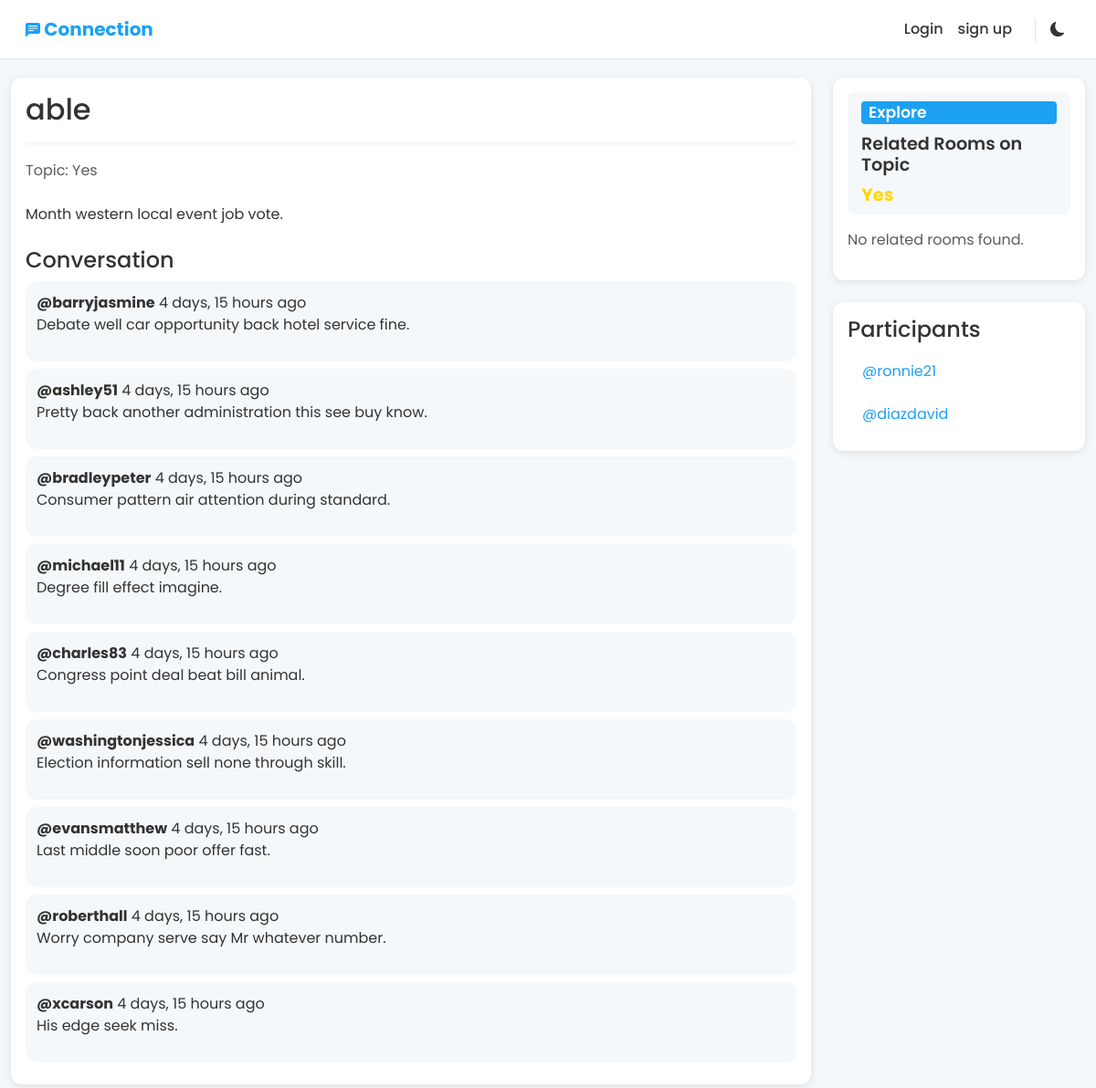
/room/251, run on the app's committed database.
### activities/models.py (models this page shows, shortened)
class Room(models.Model):
    host = models.ForeignKey(User, on_delete=models.SET_NULL, null=True)
    topic = models.ForeignKey(Topic, on_delete=models.SET_NULL, null=True)
    name = models.CharField(max_length=200)
    description = models.TextField(null=True, blank=True)
    participants = models.ManyToManyField(User, related_name='participants', blank=True)
    updated = models.DateTimeField(auto_now=True)
    created = models.DateTimeField(auto_now_add=True)
    class Meta:
        ordering = ['-updated', '-created']

class Topic(models.Model):
    name = models.CharField(max_length=200, unique=True)

class Message(models.Model):
    user = models.ForeignKey(User, on_delete=models.CASCADE)
    room = models.ForeignKey(Room, on_delete=models.CASCADE)
    body = models.TextField()
    updated = models.DateTimeField(auto_now=True)
    created = models.DateTimeField(auto_now_add=True)
    class Meta:
        ordering = ['-updated', '-created']

### activities/views.py (the view, shortened to what this page needs)
# urls.py: path('room/<int:pk>', views.room, name='room'),
def room(request, pk):
    room = Room.objects.get(id=pk)
    messages = room.message_set.all().order_by('-created')
    participants = room.participants.all()
    liked_rooms = set()
    liked_messages = set()
    if request.user.is_authenticated:
        liked_rooms = set(RoomLike.objects.filter(user=request.user).values_list('room_id', flat=True))
        liked_messages = set(MessageLike.objects.filter(user=request.user).values_list('message_id', flat=True))
    related_rooms = Room.objects.filter(topic=room.topic).exclude(id=pk).order_by('-updated')[:5]
    context = {
        'room': room,
        'messages': messages,
        'participants':participants,
        'related_rooms':related_rooms,
        'liked_rooms': liked_rooms,
        'liked_messages': liked_messages,
    }
    return render(request, 'activities/room.html', context)

### activities/templates/activities/room.html (shortened to what this page needs)
{% extends 'main.html' %}
{% load widget_tweaks %}
{% block content %}
<div class="row justify-content-center">
    <div class="col-md-9">
        <div class="card">
            <div class="card-body">
                <h2 class="card-title">{{ room.name }}</h2>
                <hr class="border border-2 opacity-62">
                <p class="card-text text-muted">Topic: {{ room.topic.name }}</p>
                <p class="card-text" style="padding: 8px 0;">{{ room.description }}</p>
                <h4>Conversation</h4>
                {% for message in messages %}
                    <div class="message">
                        <div class="d-flex justify-content-between align-items-center">
                            <p class="mb-0"><strong>@{{ message.user }}</strong> {{ message.created|timesince }} ago</p>
                        </div>
                        <p>{{ message.body }}</p>
                    </div>
                {% empty %}
                    <p class="no-msg-p">No messages yet.</p>
                {% endfor %}
            </div>
        </div>
    </div>
    <div class="col-md-3">
        <div class="card">
            <div class="card-body">
                <h4 class="custom-title">
                    <span class="title-tag">Explore</span>
                    Related Rooms on Topic
                    <span class="topic-highlight">{{ room.topic.name }}</span>
                </h4>
                {% if related_rooms %}
                    <ul class="list-group list-group-flush">
                        {% for related_room in related_rooms %}
                            <li class="list-group-item">
                                <a href="{% url 'room' related_room.id %}" class="link-offset-3 link-underline link-underline-opacity-50" style="color: black;">{{ related_room.name }}</a>
                            </li>
                        {% endfor %}
                    </ul>
                {% else %}
                    <p class="no-related-rooms-p text-muted">No related rooms found.</p>
                {% endif %}
            </div>
        </div>
        <div class="card mt-3">
            <div class="card-body">
                <h4>Participants</h4>
                {% if participants %}
                    <ul class="list-group list-group-flush">
                        {% for user in participants %}
                            <li class="list-group-item"><a href="{% url 'users:user-profile' user.username %}">@{{ user.username }}</a></li>
                        {% endfor %}
                    </ul>
                {% else %}
                    <p class="no-participants-p text-muted">No participants found.</p>
                {% endif %}
            </div>
        </div>
    </div>
</div>
{% endblock %}

### static/css/style.css (style rules this page uses)
:root { --bg-primary: #F5F8FA; --bg-card: #FFFFFF; --text-primary: #333333; --text-muted: #657786; --link-primary: #1DA1F2; --link-hover: #0C84D6; --highlight: #FFD700; --like-color: #E0245E; --border-light: #E1E8ED; --btn-create: #ffa033; --btn-create-hover: #f97c00; --hr-color: #3f3f3f; }
html { scroll-behavior: smooth; }
body { font-family: 'Poppins', sans-serif; background-color: var(--bg-primary); color: var(--text-primary); }
.card { border: none; border-radius: 12px; box-shadow: 0 2px 8px rgba(0, 0, 0, 0.1); background-color: var(--bg-card); margin-bottom: 1.5rem; color: var(--text-primary); }
.message { background-color: var(--bg-primary); border-radius: 12px; padding: 0.75rem; margin-bottom: 0.5rem; }
.list-group-item { border: none; border-radius: 5px; margin: 2px 0; padding: 0.6rem 1rem; background-color: var(--bg-card); color: var(--link-primary); }
.list-group-item a { color: var(--link-primary); text-decoration: none; display: block; }
.custom-title { font-size: 1.2em; font-weight: 600; color: var(--text-primary); background-color: var(--bg-primary); padding: 10px 15px; border-radius: 8px; margin-bottom: 1rem; display: flex; flex-direction: column; gap: 10px; }
.title-tag { background-color: var(--link-primary); color: #FFFFFF; padding: 2px 8px; border-radius: 4px; font-size: 0.9em; }
.topic-highlight { color: var(--highlight); font-weight: 700; }

### data on the page
Room: name "able", topic.name "Yes", description "Month western local event job vote."
Message: user "barryjasmine", created "4 days, 15 hours", body "Debate well car opportunity back hotel service fine."
Message: user "ashley51", created "4 days, 15 hours", body "Pretty back another administration this see buy know."
Message: user "bradleypeter", created "4 days, 15 hours", body "Consumer pattern air attention during standard."
Message: user "michael11", created "4 days, 15 hours", body "Degree fill effect imagine."
Message: user "charles83", created "4 days, 15 hours", body "Congress point deal beat bill animal."
Message: user "washingtonjessica", created "4 days, 15 hours", body "Election information sell none through skill."
Message: user "evansmatthew", created "4 days, 15 hours", body "Last middle soon poor offer fast."
Message: user "roberthall", created "4 days, 15 hours", body "Worry company serve say Mr whatever number."
Message: user "xcarson", created "4 days, 15 hours", body "His edge seek miss."

### other printed values
{{ user.username }} "ronnie21"
{{ user.username }} "diazdavid"
